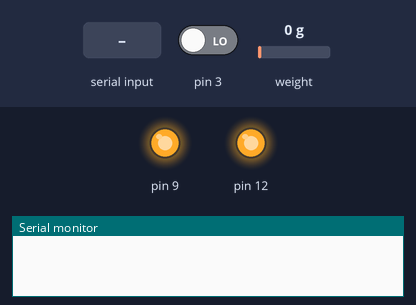
The sketch below on a simulated Arduino Uno, built with avr-gcc and run on an emulated ATmega328P. Shown: output pins drawn as LEDs (lit = HIGH), the last lines printed to the serial monitor. The inputs (shaded band) are chosen by the test bench; at power-on: pin 3 LOW, weight on the scale 0 g.

Above: at 3.3 s.
3.4 s: "1" received over Serial
At 5.2 s:
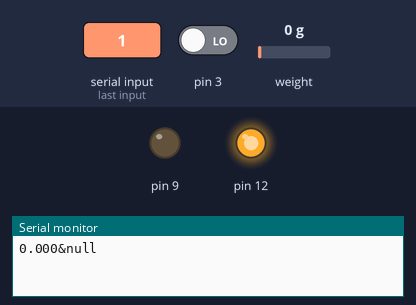
5.8 s: "0" received over Serial
At 7.5 s:
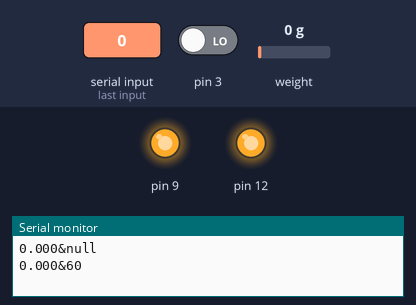
Timing chart, 0 to 9.0 s (numbered marks = the images above; inputs shaded):
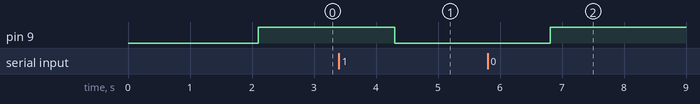

Measured:
- after the input at 3.4 s, pin 9: HIGH → LOW after 0.90 s
- after the input at 5.8 s, pin 9: LOW → HIGH after 1.0 s

The sketch:

Arduino.ino
```cpp
/**
 * Codigo para el sensor de Peso
 */
#include <HX711.h>

#define DOUT  A1
#define CLK  A0

HX711 balanza(DOUT, CLK);

/**
 * Codigo para el sensor de Vueltas
 */
int estadoActual1=0;
int estadoActual2=0;
int estadoUltimo=0;
int contador=0;


/**
 * Codigo extra
 */
int estado;
int timer = 0;
bool flag=false;
bool inicio=true;


//HX711 balanza(DOUT, CLK);

void setup() {
  Serial.begin(9600);

  /**
   * Codigo para el sensor de Peso
   */
  // Lectura del valor del sensor de peso
  balanza.read();
  //No ponga ningun  objeto sobre la balanza
  // Establecemos la escala
  balanza.set_scale(439430.25);
  //El peso actual es considerado Tara.
  balanza.tare(20);

  /**
   * Codigo para el sensor de vueltas
   */
  pinMode(3,INPUT);
  pinMode(12,OUTPUT);
  digitalWrite(12,HIGH);

  // relay
  pinMode(9,OUTPUT);
  digitalWrite(9,HIGH);
}


void loop() {


  /*
   * sensor2 -> ciclos
   * sensor1 -> fuerza
   */
  if(Serial.available()>0){
    estado = Serial.read();
    //Serial.print(estado);
  }


  if( estado == '1' ){
    inicio = false;
    // Señal para prender la maquina
    digitalWrite(9,LOW);

    estadoActual1=digitalRead(3);
    delay(10);
    estadoActual2=digitalRead(3);
    //Si los estados no son iguales, el sketch no hace nada.
    if (estadoActual1 == estadoActual2) {
      if (estadoActual1 != estadoUltimo){
        if (estadoActual1 == HIGH) {
          //contador = contador + 1;
          // Se manda el numero de vueltas
        }
      }
    }
    estadoUltimo= estadoActual1;
    timer++;
    if( timer>50 && flag == false ){

      //Se manda el valor del peso actual
      Serial.print(balanza.get_units(20),3);

      // Se concatenan los dos valores
      Serial.print("&");

      //Se manda el numero de vueltas
      //Serial.println(contador);
      Serial.println(60);

      timer=0;
      flag=true;
    }
    if( timer>300 ){
      //Se manda el valor del peso actual
      Serial.print(balanza.get_units(20),3);

      // Se concatenan los dos valores
      Serial.print("&");

      //Se manda el numero de vueltas
      //Serial.println(contador);
      Serial.println(60);
      timer=0;
    }

  }else{
    if( estado == '0'){
      flag = false;
      contador = 0;
      timer=0;
      inicio = true;
      // Señal para apagar la maquina
      digitalWrite(9,HIGH);
    }

  }
  if( inicio==true ){
      //Se manda el valor del peso actual
      Serial.print(balanza.get_units(20),3);

      // Se concatenan los dos valores
      Serial.print("&");

      //Se manda el numero de vueltas
      //Serial.println(contador);
      Serial.println("null");
      delay(200);
    }

}
```
